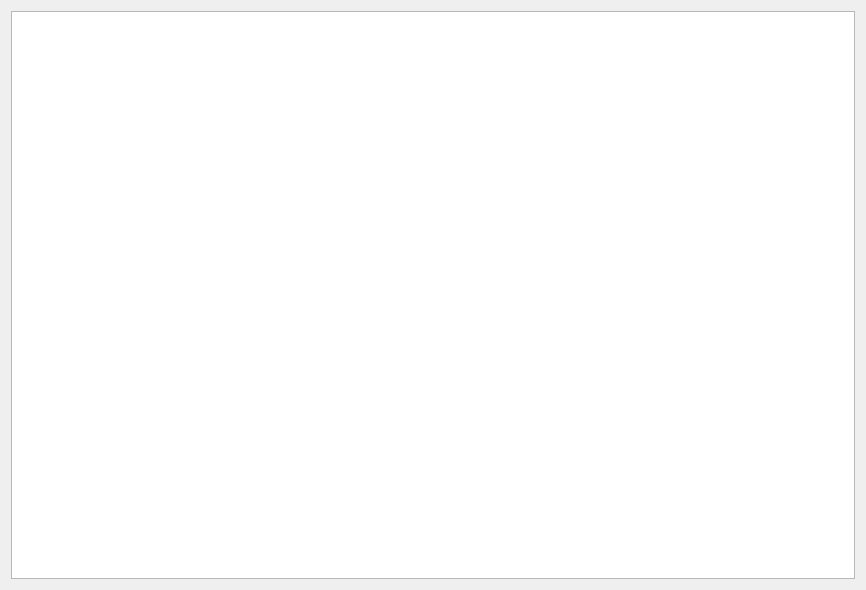
<?xml version="1.0" encoding="UTF-8"?>
<ui version="4.0">
 <class>mainWidget</class>
 <widget class="QWidget" name="mainWidget">
  <property name="geometry">
   <rect>
    <x>0</x>
    <y>0</y>
    <width>866</width>
    <height>590</height>
   </rect>
  </property>
  <property name="windowTitle">
   <string>Form</string>
  </property>
  <layout class="QVBoxLayout" name="verticalLayout">
   <item>
    <widget class="Akonadi::EntityTreeView" name="treeView"/>
   </item>
  </layout>
 </widget>
 <customwidgets>
  <customwidget>
   <class>Akonadi::EntityTreeView</class>
   <extends>QTreeView</extends>
   <header location="global">akonadi/entitytreeview.h</header>
  </customwidget>
 </customwidgets>
 <resources/>
 <connections/>
</ui>
